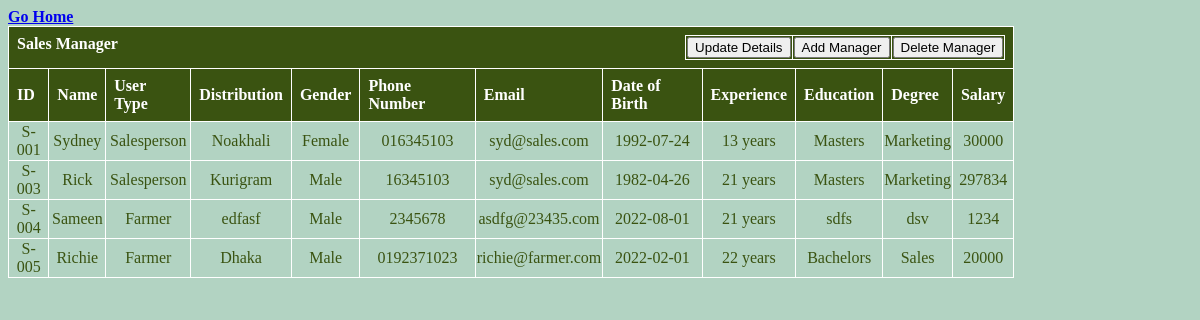
/view/sales_manager.php (signed in), run on the app's committed database.
### tables this page shows
CREATE TABLE `saleslist` (
  `s_id` varchar(50) NOT NULL,
  `name` varchar(50) DEFAULT NULL,
  `type` varchar(50) DEFAULT NULL,
  `distribution` varchar(50) DEFAULT NULL,
  `gender` varchar(50) DEFAULT NULL,
  `phone` varchar(50) DEFAULT NULL,
  `email` varchar(50) DEFAULT NULL,
  `dob` varchar(50) DEFAULT NULL,
  `experience` varchar(50) DEFAULT NULL,
  `education` varchar(50) DEFAULT NULL,
  `degree` varchar(50) DEFAULT NULL,
  `salary` varchar(50) DEFAULT NULL
);

### model/salesModel.php (the view, shortened to what this page needs)
<?php
    if(isset($_COOKIE['astatus']) && isset($_SESSION['id']) && isset($_SESSION['pass']))
    {
    function viewSales()
    {
        $conn = getconnection();
        $sql = "SELECT * FROM saleslist";
        $result = mysqli_query($conn, $sql);
        $count = mysqli_num_rows($result);
        if($count > 0)
            {
                while ($user = mysqli_fetch_row($result))
                {
                    echo "<tr style='text-align: center' class='data' id='id'>";
                        for($i = 0; $i<count($user); $i++)
                        {
                            echo "<td>".$user[$i]."</td>";
                        }
                    echo "</tr>";
                }
            }
        else
        {
            echo "could not fetch array";
        }
    }
}
else
{
    echo "Invalid request";
    echo "<br><a href='../view/login.php'>Login</a>";
}
?>

### asset/TableStyle.css (style rules this page uses)
body { background-color: #B2D3C2; font-family: calibri; color: #3A5311; font-weight: bold; }
td,th { border: 1px solid white; }

### data on the page
saleslist: s_id "S-001", name "Sydney", type "Salesperson", distribution "Noakhali", gender "Female", phone "016345103", email "syd@sales.com", dob "1992-07-24", experience "13 years", education "Masters", degree "Marketing", salary "30000"
saleslist: s_id "S-003", name "Rick", type "Salesperson", distribution "Kurigram", gender "Male", phone "16345103", email "syd@sales.com", dob "1982-04-26", experience "21 years", education "Masters", degree "Marketing", salary "297834"
saleslist: s_id "S-004", name "Sameen", type "Farmer", distribution "edfasf", gender "Male", phone "2345678", email "asdfg@23435.com", dob "2022-08-01", experience "21 years", education "sdfs", degree "dsv", salary "1234"
saleslist: s_id "S-005", name "Richie", type "Farmer", distribution "Dhaka", gender "Male", phone "0192371023", email "richie@farmer.com", dob "2022-02-01", experience "22 years", education "Bachelors", degree "Sales", salary "20000"
